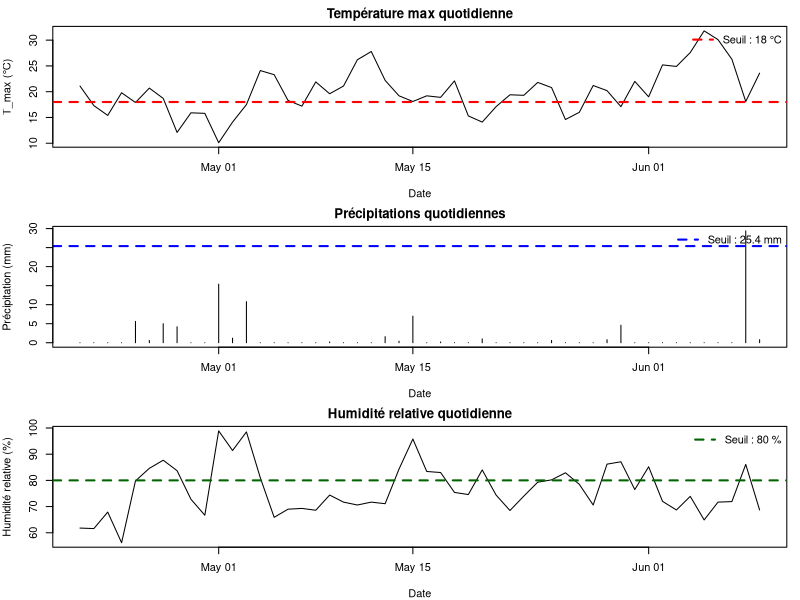
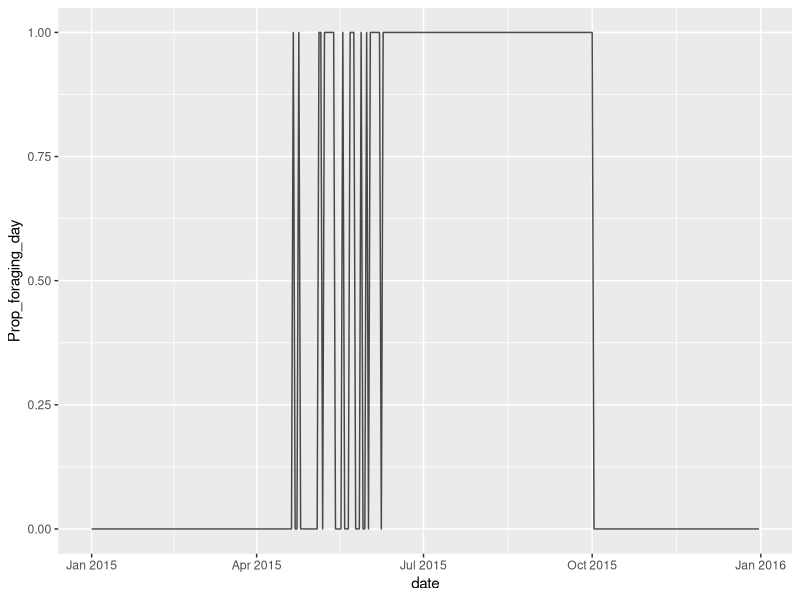

The R script that drew these images, in order: (Note: this script raises an error after producing the figures.)
## ---- chunk 1
knitr::opts_chunk$set(echo = TRUE)
## ---- chunk 2
rm(list = ls())
library(ggplot2)
library(here)
## ---- chunk 3
wd_file <- here("run_scenarios/QualityFlo_treatment")
out_file <- here("run_scenarios/QualityFlo_treatment/Intermediate_results")
setwd(wd_file)
## ---- chunk 4
weather_Ruddle <- read.csv("Weather_Ruddle_et_al_study_2015_Nie.csv", skip = 5)
head(weather_Ruddle)

colnames(weather_Ruddle) <- c("date", "DOY", "T_mean", "T_max", "T_min", "Precip", "RH")
weather_Ruddle$date <- as.Date(weather_Ruddle$date)
head(weather_Ruddle)
## ---- chunk 5
min.temp <- 18
max.precip <- 25.4
max.humid <- 80
## ---- chunk 6
# 3 subplots in 1 col
par(mfrow = c(3, 1), mar = c(4, 4, 2, 1))

## Graph with T_max + threshold min.temp
plot(weather_Ruddle$date, weather_Ruddle$T_max,
     type = "l",
     xlab = "Date",
     ylab = "T_max (°C)",
     main = "Température max quotidienne")
abline(h = min.temp, col = "red", lty = 2, lwd = 2)
legend("topright", legend = paste("Seuil :", min.temp, "°C"),
       lty = 2, lwd = 2, col = "red", bty = "n")

##Graph with Precip + threshold max.precip
plot(weather_Ruddle$date, weather_Ruddle$Precip,
     type = "h",
     xlab = "Date",
     ylab = "Précipitation (mm)",
     main = "Précipitations quotidiennes")
abline(h = max.precip, col = "blue", lty = 2, lwd = 2)
legend("topright", legend = paste("Seuil :", max.precip, "mm"),
       lty = 2, lwd = 2, col = "blue", bty = "n")

## Graph with RH + threshold max.humid
plot(weather_Ruddle$date, weather_Ruddle$RH,
     type = "l",
     xlab = "Date",
     ylab = "Humidité relative (%)",
     main = "Humidité relative quotidienne")
abline(h = max.humid, col = "darkgreen", lty = 2, lwd = 2)
legend("topright", legend = paste("Seuil :", max.humid, "%"),
       lty = 2, lwd = 2, col = "darkgreen", bty = "n")
## ---- chunk 7
# Creation of the prop_forag_day dataframe with a date column
prop_forag_day <- data.frame(matrix(NA, nrow = 365, ncol = 2))
colnames(prop_forag_day) <- c("date", "Prop_foraging_day")

prop_forag_day$date <- seq(from = as.Date("2015-01-01"),
                           to = as.Date("2015-12-31"),
                           by = "day")


# Definition of time intervals where Prop_forag_day will be set to 0/1
set_interval <- function(df, start, end, value){
  df$Prop_foraging_day[df$date >= as.Date(start) &
                       df$date <= as.Date(end)] <- value
  return(df)
}

## Prop_foraging_day set to 1 from 2015-06-10 to 2015-10-01
prop_forag_day <- set_interval(prop_forag_day, "2015-06-10", "2015-10-01", 1)

##Prop_foraging_day set to 0 from 2015-10-02 to 2015-12-31 AND from 2015-01-01 to 2015-04-20
prop_forag_day <- set_interval(prop_forag_day, "2015-10-02", "2015-12-31", 0)
prop_forag_day <- set_interval(prop_forag_day, "2015-01-01", "2015-04-20", 0)


# Calculate prop_foraging_day based on meteorological data
## Join prop_forag_day and weather data by date
df <- merge(
  prop_forag_day,
  weather_Ruddle[, c("date", "T_max", "Precip", "RH")],
  by = "date",
  all.x = TRUE
)

# Create a vector which specifies which rows satisfy the meteo conditions 
ok <- is.na(df$Prop_foraging_day) & #Only take into account the NA values in prop_foraging_day
      df$T_max  > min.temp   &
      df$Precip < max.precip &
      df$RH     < max.humid

df$Prop_foraging_day[ok] <- 1 #If all conditons ok then prop_foraging_day = 1

df$Prop_foraging_day[is.na(df$Prop_foraging_day)] <- 0 #Otherwise, prop_foraging_day = 0

# Put the results back into the original df 
prop_forag_day$Prop_foraging_day <- df$Prop_foraging_day


prop_forag_day
## ---- chunk 8
ggplot(prop_forag_day, 
       aes(x = date,
           y = Prop_foraging_day)) +
  geom_line(alpha = 0.7) 
## ---- chunk 9
write.csv(prop_forag_day,
          paste(out_file, "/baseline_PFD.csv",
              sep=""))
#PFD = PropForagingDay
